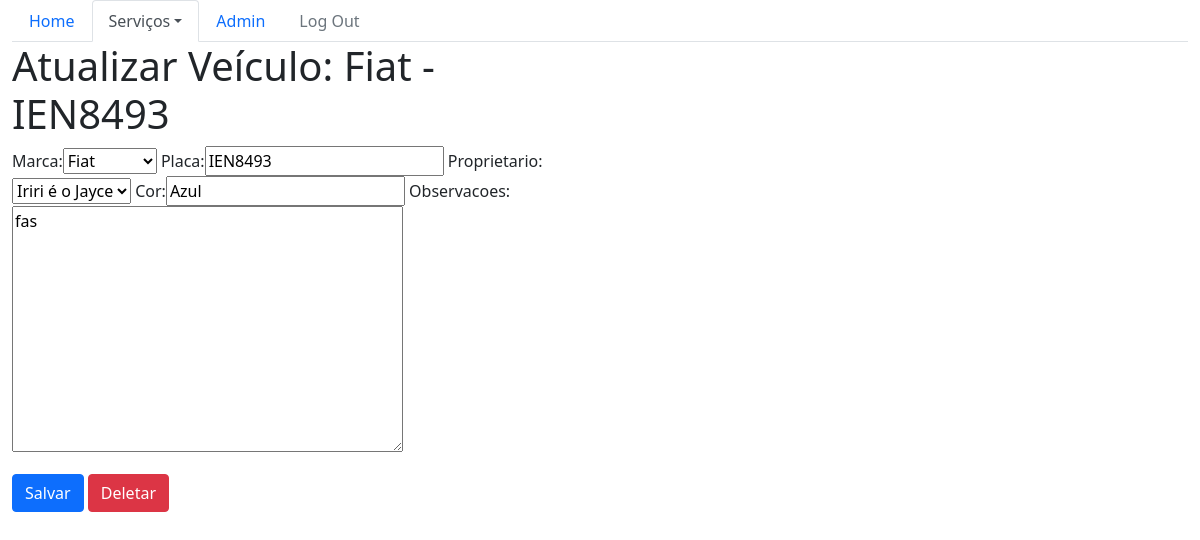
The app's page /core/veiculo-update/7 with its own data.
### core/models.py (models this page shows)
class Veiculo(models.Model):
    marca = models.ForeignKey(Marca, on_delete=models.CASCADE)
    placa = models.CharField(max_length=7)
    proprietario = models.ForeignKey(Pessoa, on_delete=models.CASCADE)
    cor = models.CharField(max_length=15)
    observacoes = models.TextField()
    def __str__(self):
        return self.marca.nome + ' - ' + self.placa

class Marca(models.Model):
    nome = models.CharField(max_length=50)
    def __str__(self):
        return self.nome

### core/views.py (the view)
# urls.py: path('veiculo-update/<int:id>', veiculo_update, name='core_veiculo_update'),
def veiculo_update(request, id):
    data = {}
    veiculo = Veiculo.objects.get(id=id)
    form = VeiculoForm(request.POST or None, instance=veiculo)
    data['title'] = 'Veículo'
    data['obj'] = veiculo
    data['form'] = form
    data['update_url'] = 'core_veiculo_update'
    data['delete_url'] = 'core_veiculo_delete'
    if request.method == 'POST':
        if form.is_valid():
            form.save()
            return redirect('core_lista_veiculos')
    else:
        return render(request, 'core/update.html', data)

### core/forms.py
class VeiculoForm(ModelForm):
    class Meta:
        model = Veiculo
        fields = '__all__'

### core/models.py (called while the page is built)
    def __str__(self):
        return self.nome

### core/templates/core/update.html (shortened to what this page needs)
{% extends 'base.html' %}
{% load bootstrap %}
{% block menu %}
    <ul class="nav nav-tabs">
        <li class="nav-item">
            <a class="nav-link" aria-current="page" href="{% url 'core_home' %}">Home</a>
        </li>
        <li class="nav-item dropdown">
            <a class="nav-link active dropdown-toggle" data-bs-toggle="dropdown" href="#" role="button"
                aria-expanded="false">Serviços</a>
        </li>
        <li class="nav-item">
            <a class="nav-link" href="/admin">Admin</a>
        </li>
        <li class="nav-item">
            <a class="nav-link disabled" href="#">Log Out</a>
        </li>
    </ul>
{% endblock %}
{% block main %}
    <div class="row">
        <div class="col-md-6">
            <h1>Atualizar {{ title }}: {{ obj }}</h1>
            <form action="{% url update_url obj.id %}" method="POST">
                {{ form|bootstrap }}
                <button type="submit" class="btn btn-primary">Salvar</button>
                <a href="{% url delete_url obj.id %}" class="btn btn-danger">Deletar</a>
            </form>
        </div>
    </div>
{% endblock %}

### records on screen
Veiculo: marca+placa "Fiat - IEN8493", marca "Fiat", placa "IEN8493", proprietario "Iriri é o Jayce", cor "Azul", observacoes "fas"

### other values on screen
{{ title }} "Veículo"
